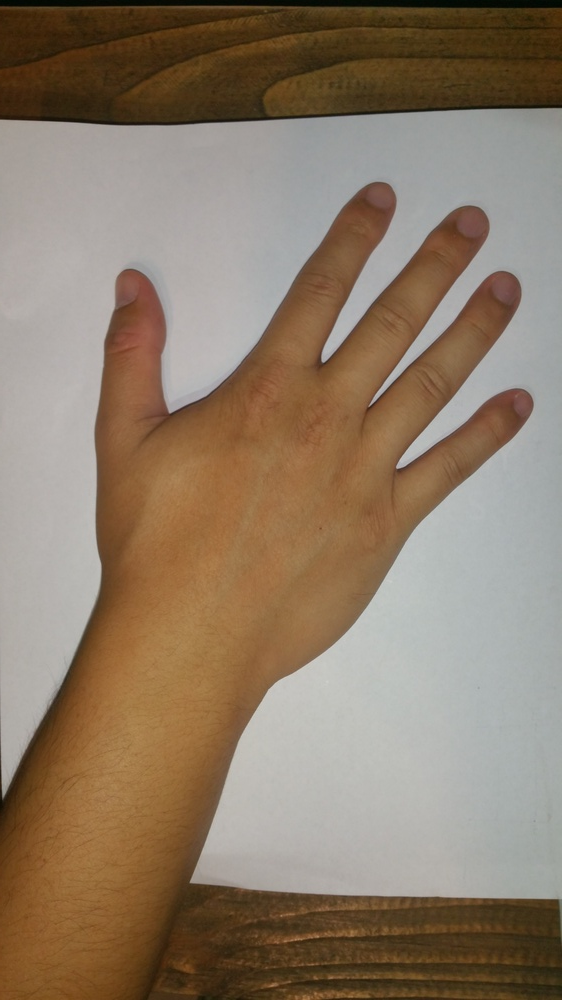
#> input picture hand.jpg, 562 x 1000 px, shrunk from 2988 x 5312 before the run, given in place of the camera
$ python Cameratest.py
#> lines starting #> are read from the running program, lines starting #| are printed output that depends on the picture; after the words box and inside, x2 and y2 are one past the last pixel; in counts of white or black regions, pixels touching at a corner belong together
#import cv2
#import pprint
#flags = [i for i in dir(cv2) if i.startswith('COLOR_')]

#pprint.pprint(flags) # will print all in a row

import cv2
import numpy as np
import sys

cap = cv2.VideoCapture(0)
# [6 lines of commented-out code are left out]

while(1):

    # Take each frame
    _, frame = cap.read()
#> frame is the input picture: shape (1000, 562, 3); mean B, G, R 103.7, 123.1, 141.3

    # Convert BGR to HSV
    hsv = cv2.cvtColor(frame, cv2.COLOR_BGR2HSV)
#> hsv: shape (1000, 562, 3); mean H, S, V 29.7, 88.4, 142.2

    # define range of blue color in HSV
    lower_blue = np.array([0,48,80])
    upper_blue = np.array([20,255,255])
    #lower_blue = np.array([100,170,170])
    #upper_blue = np.array([150,225,255])

    # Threshold the HSV image to get only blue colors
    mask = cv2.inRange(hsv, lower_blue, upper_blue)
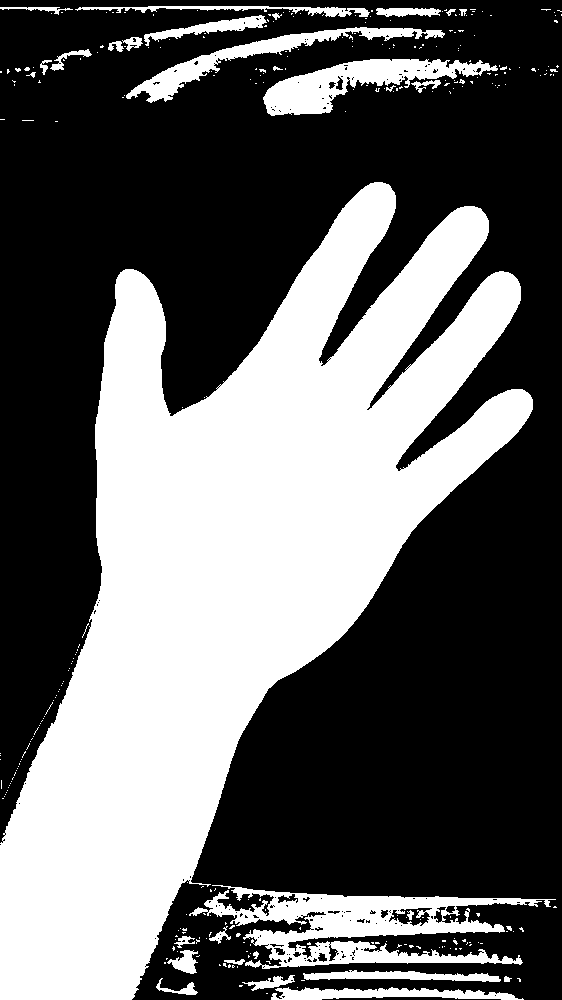
#> mask: shape (1000, 562); 38.9% white; 300 white regions (269 under 20 px), largest, box (x1, y1, x2, y2) and area: (0, 182, 533, 1000) 187717, (189, 885, 556, 969) 12134, (263, 59, 498, 116) 5449

    # Bitwise-AND mask and original image
    res = cv2.bitwise_and(frame,frame, mask= mask)
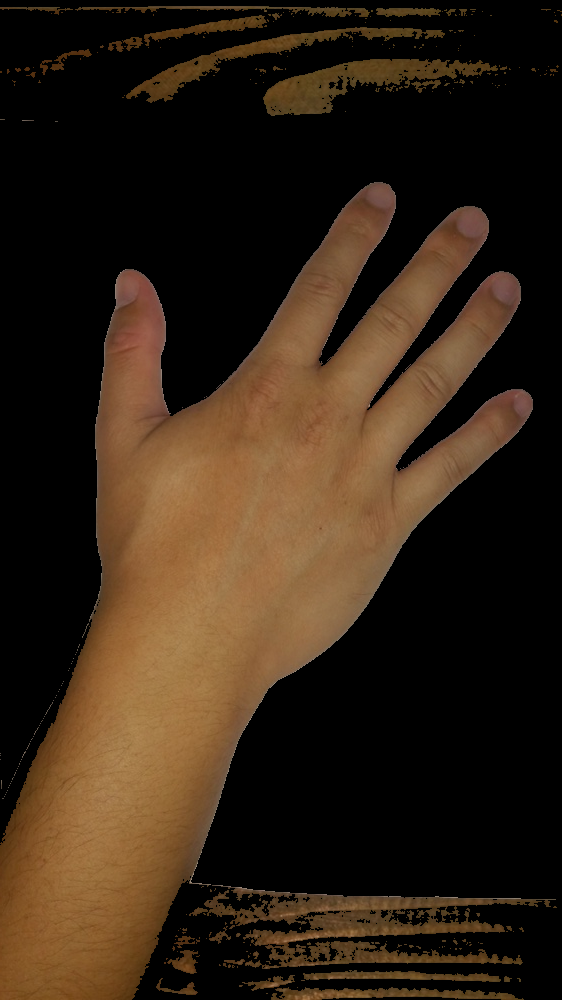
#> res: shape (1000, 562, 3); mean B, G, R 21.4, 36, 51.3

    cv2.imshow('frame',frame)
    cv2.imshow('mask',mask)
    cv2.imshow('res',res)
    k = cv2.waitKey(5) & 0xFF
#> (key Esc is pressed here)
    if k == 27:
        break

cv2.destroyAllWindows()
